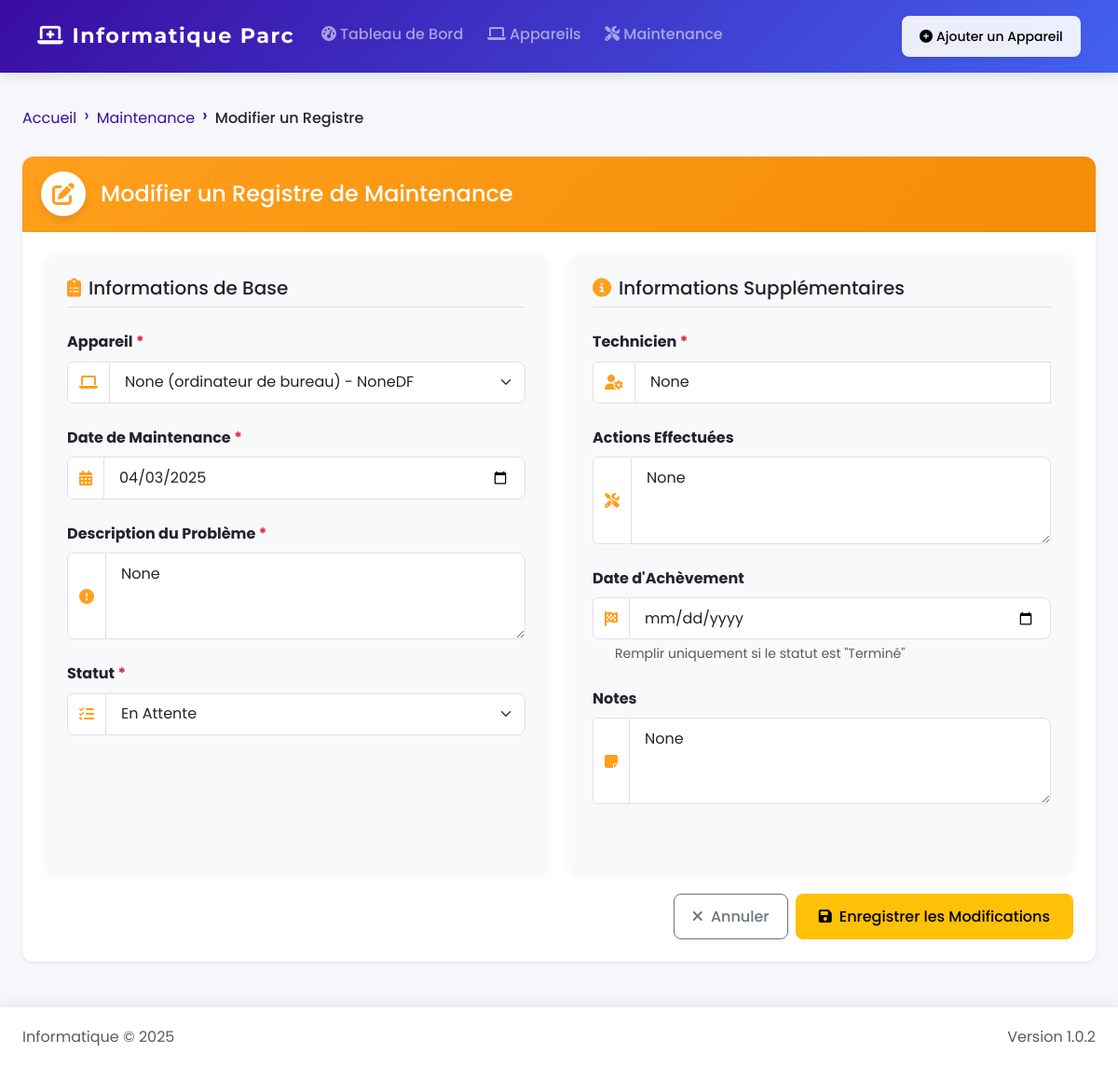
/edit_maintenance/1, run on the app's committed database.
### app.py (models this page shows, shortened)
class MaintenanceRecord(db.Model):
    id = db.Column(db.Integer, primary_key=True)
    device_id = db.Column(db.Integer, db.ForeignKey('device.id'), nullable=False)
    reference = db.Column(db.String(20))  # Add this line for the reference field
    maintenance_date = db.Column(db.Date, nullable=False)
    issue_description = db.Column(db.Text, nullable=False)
    actions_taken = db.Column(db.Text)
    status = db.Column(db.String(20), default='en attente')
    technician = db.Column(db.String(100), nullable=False)
    completion_date = db.Column(db.Date)
    notes = db.Column(db.Text)

### app.py (the view, shortened to what this page needs)
@app.route('/edit_maintenance/<int:record_id>', methods=['GET', 'POST'])
def edit_maintenance(record_id):
    record = MaintenanceRecord.query.get_or_404(record_id)
    devices = Device.query.all()
    technicians = db.session.query(MaintenanceRecord.technician).distinct().filter(MaintenanceRecord.technician != None, MaintenanceRecord.technician != '').all()
    technicians = [technician[0] for technician in technicians]
    return render_template('maintenance_form.html', record=record, devices=devices, technicians=technicians, today=datetime.now().date().strftime('%Y-%m-%d'))

### app.py (called while the page is built)
@app.context_processor
def utility_processor():
    return dict(now=datetime.now)

### templates/maintenance_form.html (shortened to what this page needs)
{% extends "layout.html" %}
{% block content %}
<div class="container-fluid px-0">
    <nav aria-label="breadcrumb" class="mb-3">
        <ol class="breadcrumb">
            <li class="breadcrumb-item"><a href="{{ url_for('index') }}">Accueil</a></li>
            <li class="breadcrumb-item"><a href="{{ url_for('maintenance') }}">Maintenance</a></li>
            <li class="breadcrumb-item active">{{ 'Modifier' if record.id else 'Ajouter' }} un Registre</li>
        </ol>
    </nav>
    <div class="card shadow-sm border-0">
        <div class="card-header bg-gradient-warning text-white py-3">
            <h4 class="mb-0 d-flex align-items-center">
                <span class="icon-circle bg-white text-warning me-3">
                    <i class="fas fa-{{ 'edit' if record.id else 'plus-circle' }}"></i>
                </span>
                {{ 'Modifier' if record.id else 'Ajouter' }} un Registre de Maintenance
            </h4>
        </div>
        <div class="card-body p-4">
            <form method="POST" action="{{ url_for('edit_maintenance', record_id=record.id) if record.id else url_for('add_maintenance') }}">
                <div class="row g-4">
                    <div class="col-12 col-md-6">
                        <div class="card h-100 border-0 bg-light">
                            <div class="card-body">
                                <h5 class="card-title mb-4 pb-2 border-bottom">
                                    <i class="fas fa-clipboard-list me-2 text-warning"></i>Informations de Base
                                </h5>
                                <div class="mb-4">
                                    <label for="device_id" class="form-label fw-bold">Appareil <span class="text-danger">*</span></label>
                                    <div class="input-group">
                                        <span class="input-group-text bg-white"><i class="fas fa-laptop text-warning"></i></span>
                                        <select class="form-select" id="device_id" name="device_id" required {{ 'disabled' if device_id }}>
                                            {% for device in devices %}
                                                <option value="{{ device.id }}" {{ 'selected' if (record.device_id == device.id) or (device_id and device_id == device.id) }}>
                                                    {{ device.name }} ({{ device.type }}) - {{ device.serial_number }}
                                                </option>
                                            {% endfor %}
                                        </select>
                                    </div>
                                </div>
                                <div class="mb-4">
                                    <label for="maintenance_date" class="form-label fw-bold">Date de Maintenance <span class="text-danger">*</span></label>
                                    <div class="input-group">
                                        <span class="input-group-text bg-white"><i class="fas fa-calendar-alt text-warning"></i></span>
                                        <input type="date" class="form-control" id="maintenance_date" name="maintenance_date" value="{{ record.maintenance_date.strftime('%Y-%m-%d') if record.maintenance_date else today }}" required>
                                    </div>
                                </div>
                                <div class="mb-4">
                                    <label for="issue_description" class="form-label fw-bold">Description du Problème <span class="text-danger">*</span></label>
                                    <div class="input-group">
                                        <span class="input-group-text bg-white"><i class="fas fa-exclamation-circle text-warning"></i></span>
                                        <textarea class="form-control" id="issue_description" name="issue_description" rows="3" required>{{ record.issue_description }}</textarea>
                                    </div>
                                </div>
                                <div class="mb-4">
                                    <label for="status" class="form-label fw-bold">Statut <span class="text-danger">*</span></label>
                                    <div class="input-group">
                                        <span class="input-group-text bg-white"><i class="fas fa-tasks text-warning"></i></span>
                                        <select class="form-select" id="status" name="status" required>
                                            <option value="en attente" {{ 'selected' if record.status == 'en attente' }}>En Attente</option>
                                        </select>
                                    </div>
                                </div>
                            </div>
                        </div>
                    </div>
                    <div class="col-12 col-md-6">
                        <div class="card h-100 border-0 bg-light">
                            <div class="card-body">
                                <h5 class="card-title mb-4 pb-2 border-bottom">
                                    <i class="fas fa-info-circle me-2 text-warning"></i>Informations Supplémentaires
                                </h5>
                                <div class="mb-4">
                                    <label for="technician" class="form-label fw-bold">Technicien <span class="text-danger">*</span></label>
                                    <div class="input-group">
                                        <span class="input-group-text bg-white"><i class="fas fa-user-cog text-warning"></i></span>
                                        <input type="text" class="form-control" id="technician" name="technician" value="{{ record.technician }}" required list="technicians">
                                    </div>
                                </div>
                                <div class="mb-4">
                                    <label for="actions_taken" class="form-label fw-bold">Actions Effectuées</label>
                                    <div class="input-group">
                                        <span class="input-group-text bg-white"><i class="fas fa-tools text-warning"></i></span>
                                        <textarea class="form-control" id="actions_taken" name="actions_taken" rows="3">{{ record.actions_taken }}</textarea>
                                    </div>
                                </div>
                                <div class="mb-4">
                                    <label for="completion_date" class="form-label fw-bold">Date d'Achèvement</label>
                                    <div class="input-group">
                                        <span class="input-group-text bg-white"><i class="fas fa-flag-checkered text-warning"></i></span>
                                        <input type="date" class="form-control" id="completion_date" name="completion_date" value="{{ record.completion_date.strftime('%Y-%m-%d') if record.completion_date }}">
                                    </div>
                                    <div class="form-text ms-4">Remplir uniquement si le statut est "Terminé"</div>
                                </div>
                                <div class="mb-4">
                                    <label for="notes" class="form-label fw-bold">Notes</label>
                                    <div class="input-group">
                                        <span class="input-group-text bg-white"><i class="fas fa-sticky-note text-warning"></i></span>
                                        <textarea class="form-control" id="notes" name="notes" rows="3">{{ record.notes }}</textarea>
                                    </div>
                                </div>
                            </div>
                        </div>
                    </div>
                </div>
                <div class="d-flex justify-content-end mt-4">
                    <a href="{{ url_for('maintenance') }}" class="btn btn-outline-secondary me-2">
                        <i class="fas fa-times me-1"></i> Annuler
                    </a>
                    <button type="submit" class="btn btn-warning px-4">
                        <i class="fas fa-{{ 'save' if record.id else 'plus' }} me-1"></i>
                        {{ 'Enregistrer les Modifications' if record.id else 'Ajouter le Registre' }}
                    </button>
                </div>
            </form>
        </div>
</div>
{% endblock %}

### static/css/common-components.css (style rules this page uses)
:root { --primary-color: #3a6ea5; --secondary-color: #004e89; --accent-color: #ff6b6b; --success-color: #2ecc71; --warning-color: #f39c12; --danger-color: #e74c3c; --info-color: #3498db; --light-color: #f8f9fa; --dark-color: #343a40; --body-bg: #f5f7fa; --teal-color: #20c997; --indigo-color: #6610f2; --purple-color: #6f42c1; --orange-color: #fd7e14; }
.btn { border-radius: 0.5rem; font-weight: 500; transition: all 0.3s ease; box-shadow: 0 2px 4px rgba(0, 0, 0, 0.05); }
.card { border-radius: 0.75rem; border: none; box-shadow: 0 4px 12px rgba(0, 0, 0, 0.08); transition: all 0.3s ease; overflow: hidden; }
.card-header { border-bottom: 1px solid rgba(0, 0, 0, 0.05); background-color: #fff; padding: 1rem 1.25rem; font-weight: 600; }
.form-control, .form-select { border-radius: 0.5rem; padding: 0.5rem 0.75rem; border: 1px solid #ced4da; transition: all 0.3s ease; }
.form-label { font-weight: 500; margin-bottom: 0.5rem; color: var(--dark-color); }
.breadcrumb { background-color: transparent; padding: 0.75rem 0; }
.breadcrumb-item + .breadcrumb-item::before { content: "›"; font-size: 1.2rem; line-height: 1; vertical-align: middle; color: var(--primary-color); }
.breadcrumb-item a { color: var(--primary-color); text-decoration: none; }
.breadcrumb-item.active { color: var(--dark-color); font-weight: 500; }
.icon-circle { width: 40px; height: 40px; border-radius: 50%; display: flex; align-items: center; justify-content: center; transition: all 0.3s ease; }
.bg-gradient-warning { background: linear-gradient(135deg, var(--warning-color), #f1c40f); }

### static/css/style.css (style rules this page uses)
body { font-family: 'Poppins', sans-serif; background-color: var(--body-bg); color: var(--dark-color); line-height: 1.6; transition: background-color 0.3s ease; direction: ltr; min-height: 100vh; display: flex; flex-direction: column; }
.card { box-shadow: 0 4px 12px rgba(0, 0, 0, 0.08); margin-bottom: 1.5rem; border: none; border-radius: 0.75rem; transition: all 0.3s ease; overflow: hidden; }
.card-header { font-weight: 600; border-bottom: 1px solid rgba(0, 0, 0, 0.05); background-color: #fff; padding: 1rem 1.25rem; }
.card-body { padding: 1.5rem; }
.btn { border-radius: 0.5rem; font-weight: 500; padding: 0.5rem 1rem; transition: all 0.3s ease; position: relative; overflow: hidden; box-shadow: 0 2px 4px rgba(0, 0, 0, 0.05); }
.form-label { font-weight: 500; margin-bottom: 0.5rem; color: var(--dark-color); }
.form-control, .form-select { border: 1px solid #ced4da; border-radius: 0.5rem; padding: 0.5rem 0.75rem; transition: all 0.3s ease; }
.form-control::placeholder { color: #adb5bd; }
.icon-circle { width: 40px; height: 40px; border-radius: 50%; display: flex; align-items: center; justify-content: center; transition: all 0.3s ease; box-shadow: 0 4px 8px rgba(0, 0, 0, 0.1); }
.text-warning { color: var(--warning-color) !important; }
.text-danger { color: var(--danger-color) !important; }

### templates/layout.html (style rules this page uses)
:root { --primary-color: #3a0ca3; --secondary-color: #4361ee; --accent-color: #4895ef; --success-color: #2ec4b6; --warning-color: #ff9f1c; --danger-color: #e71d36; --info-color: #4cc9f0; --light-color: #f8f9fa; --dark-color: #212529; --body-bg: #f5f7fa; }
body { font-family: 'Poppins', sans-serif; background-color: var(--body-bg); min-height: 100vh; display: flex; flex-direction: column; overflow-x: hidden; }
.container-fluid { max-width: 1400px; padding: 0 1.5rem; }
.card { border: none; border-radius: 12px; box-shadow: 0 4px 12px rgba(0, 0, 0, 0.05); transition: all 0.3s ease; overflow: hidden; }
.icon-circle { width: 48px; height: 48px; border-radius: 50%; display: flex; align-items: center; justify-content: center; box-shadow: 0 4px 8px rgba(0, 0, 0, 0.1); }
.bg-gradient-warning { background: linear-gradient(135deg, #ff9f1c, #f48c06); }
.form-control, .form-select { border-radius: 8px; padding: 0.6rem 1rem; border: 1px solid #e0e0e0; transition: all 0.3s ease; }
.btn { border-radius: 8px; padding: 0.6rem 1.2rem; font-weight: 500; transition: all 0.3s ease; }
@media (hover: none) { .btn { padding: 0.7rem 1.2rem; } }

### data on the page
MaintenanceRecord: maintenance_date "04/03/2025", issue_description "None", technician "None", actions_taken "None", notes "None"

### other printed values
{{ 'Modifier' if record.id else 'Ajouter' }} "Modifier"
form field device_id "None (ordinateur de bureau) - NoneDF"
